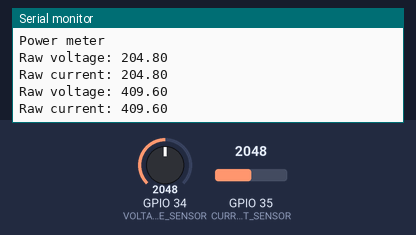
Recording of a program running on a simulated ESP32. On the bench: the last lines printed to the serial monitor. The inputs (shaded band) are chosen by the test bench; at power-on: GPIO 34 (VOLTAGE_SENSOR) = 2048, GPIO 35 (CURRENT_SENSOR) = 2048.

Above: at 1.8 s.
1.9 s: GPIO 34 (VOLTAGE_SENSOR) set to 2866
At 2.8 s:
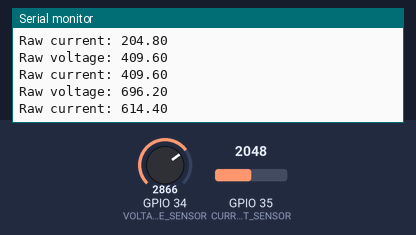
3.4 s: GPIO 35 (CURRENT_SENSOR) set to 2866
At 4.7 s:
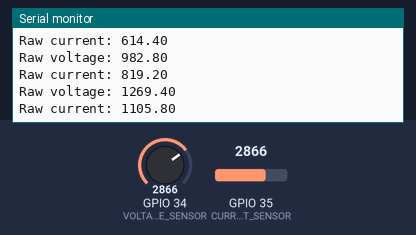
4.9 s: GPIO 34 (VOLTAGE_SENSOR) set to 3603
At 5.5 s:
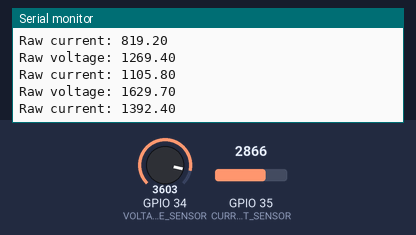
6.4 s: GPIO 35 (CURRENT_SENSOR) set to 3603
At 7.8 s:
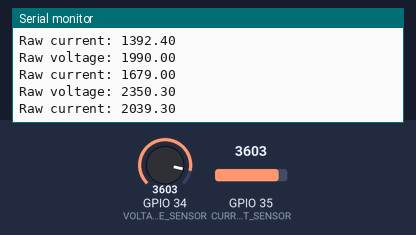

Measured:
- after the input at 1.9 s, the serial monitor: prints a new line after 0.10 s (image 1)
- after the input at 3.4 s, the serial monitor: prints a new line after 0.60 s (image 2)
- after the input at 4.9 s, the serial monitor: prints a new line after 0.10 s (image 3)
- after the input at 6.4 s, the serial monitor: prints a new line after 0.60 s (image 4)

The program:

main.cpp
```cpp
#include <Arduino.h>

// Voltage analog to pin 34
// Current analog to pin 35

const int DEBUG = 1;

const int ROLLING_AVERAGE_SIZE = 10;

const int VOLTAGE_SENSOR = 34;
const double VOLTAGE_RANGE[2][2] = {
  {0.0, 4096.0}, // ADC raw conversion
  {0.0, 25.0} // Voltage range
};
int VOLTAGE_AVERAGE[ROLLING_AVERAGE_SIZE];
int VOLTAGE_AVERAGE_INDEX = 0;

const int CURRENT_SENSOR = 35;
const double CURRENT_RANGE[2][2] = {
  {0.0, 4096.0}, // ADC raw conversion
  {-5.0, 5.0} // Current range
};
int CURRENT_AVERAGE[ROLLING_AVERAGE_SIZE];
int CURRENT_AVERAGE_INDEX = 0;

double readVoltage();
double readCurrent();
double readPower(double voltage, double current);
double readResistance(double voltage, double current);
double mapFloat(double val, double in_min, double in_max, double out_min, double out_max);

void setup() {
  Serial.begin(9600);

  pinMode(VOLTAGE_SENSOR, INPUT);
  pinMode(CURRENT_SENSOR, INPUT);

  Serial.println("Power meter");
}

void loop() {
  if (DEBUG) {
    double voltage = readVoltage();
    double current = readCurrent();

    Serial.print("Raw voltage: "); Serial.println(voltage);
    Serial.print("Raw current: "); Serial.println(current);

    delay(1000);
    return;
  }

  double voltage = readVoltage();
  double current = readCurrent();
  double power = readPower(voltage, current);
  double resistance = readResistance(voltage, current);

  Serial.print("Voltage: "); Serial.print(voltage); Serial.println(" V");
  Serial.print("Current: "); Serial.print(current); Serial.println(" A");
  Serial.print("Power: "); Serial.print(power); Serial.println(" W");
  Serial.print("Resistance: "); Serial.print(resistance); Serial.println(" Ohm");

  delay(1000);
}

double readVoltage() {
  int raw = analogRead(VOLTAGE_SENSOR);

  VOLTAGE_AVERAGE[VOLTAGE_AVERAGE_INDEX] = raw;
  VOLTAGE_AVERAGE_INDEX = (VOLTAGE_AVERAGE_INDEX + 1) % ROLLING_AVERAGE_SIZE;

  double sum = 0;
  for (int i = 0; i < ROLLING_AVERAGE_SIZE; i++) {
    sum += VOLTAGE_AVERAGE[i];
  }
  double avg = sum / ROLLING_AVERAGE_SIZE;

  if (DEBUG) {
    return avg;
  }

  return mapFloat(avg, VOLTAGE_RANGE[0][0], VOLTAGE_RANGE[0][1], VOLTAGE_RANGE[1][0], VOLTAGE_RANGE[1][1]);
}

double readCurrent() {
  int raw = analogRead(CURRENT_SENSOR);

  CURRENT_AVERAGE[CURRENT_AVERAGE_INDEX] = raw;
  CURRENT_AVERAGE_INDEX = (CURRENT_AVERAGE_INDEX + 1) % ROLLING_AVERAGE_SIZE;

  double sum = 0;
  for (int i = 0; i < ROLLING_AVERAGE_SIZE; i++) {
    sum += CURRENT_AVERAGE[i];
  }
  double avg = sum / ROLLING_AVERAGE_SIZE;

  if (DEBUG) {
    return avg;
  }

  return mapFloat(avg, CURRENT_RANGE[0][0], CURRENT_RANGE[0][1], CURRENT_RANGE[1][0], CURRENT_RANGE[1][1]);
}

double readPower(double voltage, double current) {
  return voltage * current;
}

double readResistance(double voltage, double current) {
  if (current <= 0) {
    return 0;
  }

  return voltage / current;
}

double mapFloat(double val, double in_min, double in_max, double out_min, double out_max) {
    return (val - in_min) * (out_max - out_min) / (in_max - in_min) + out_min;
}
```
